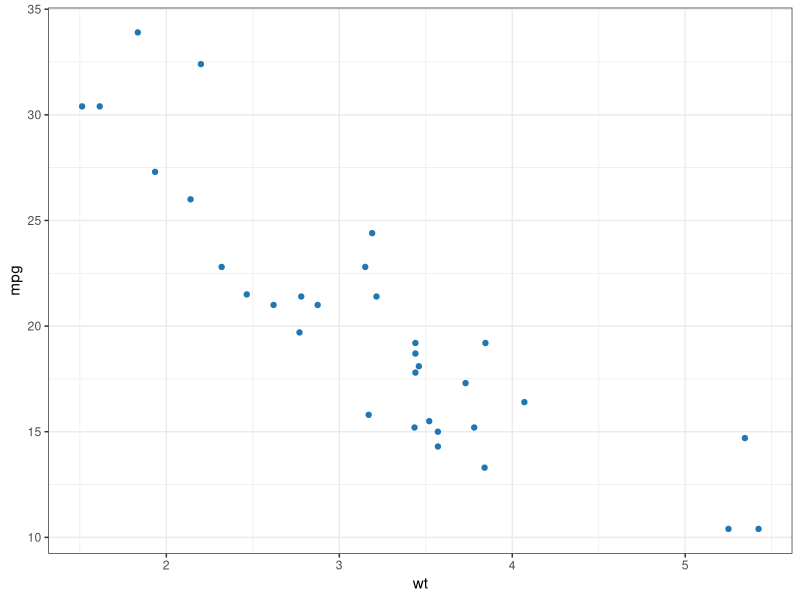
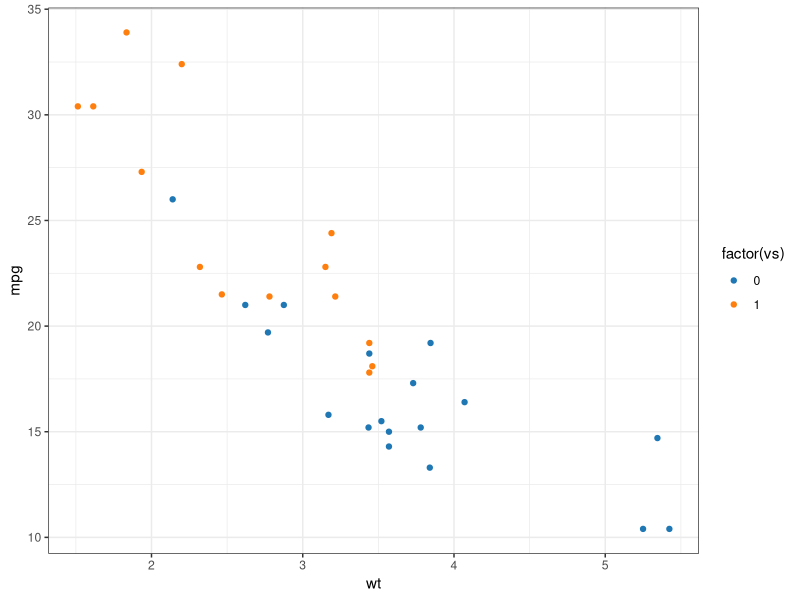
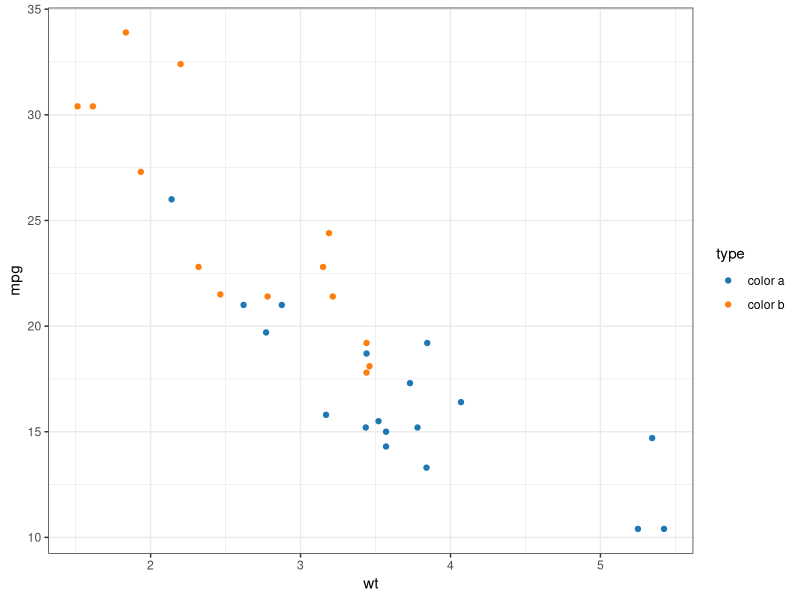
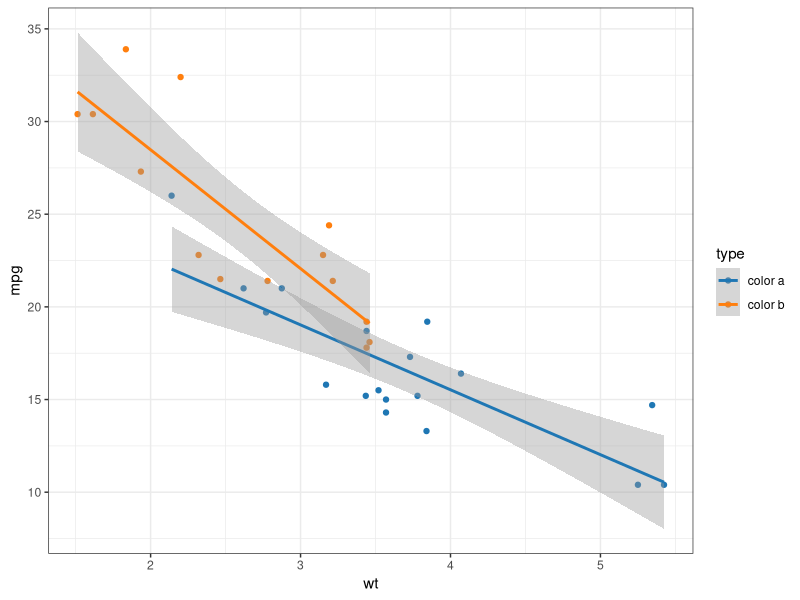
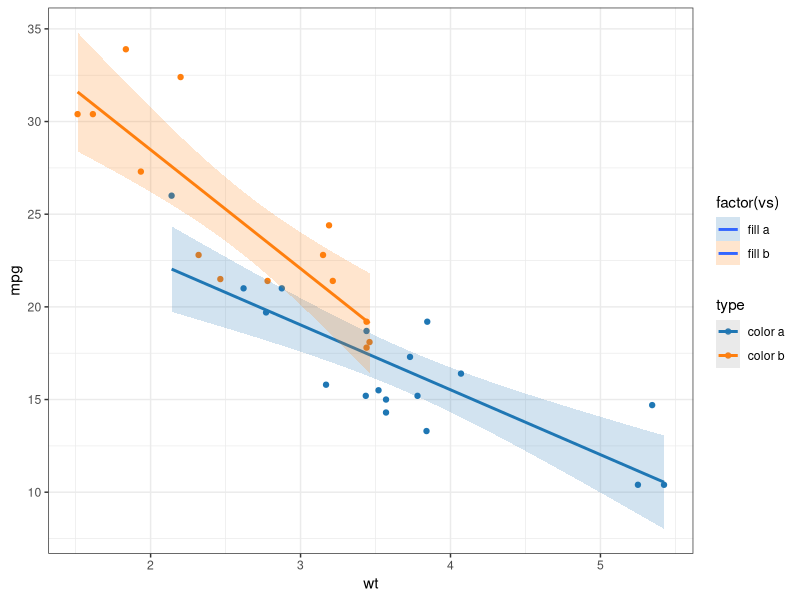
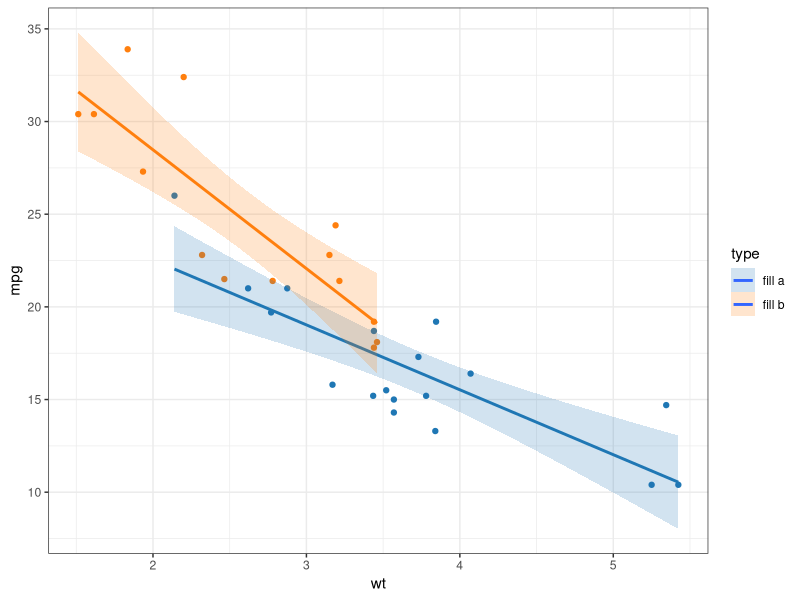
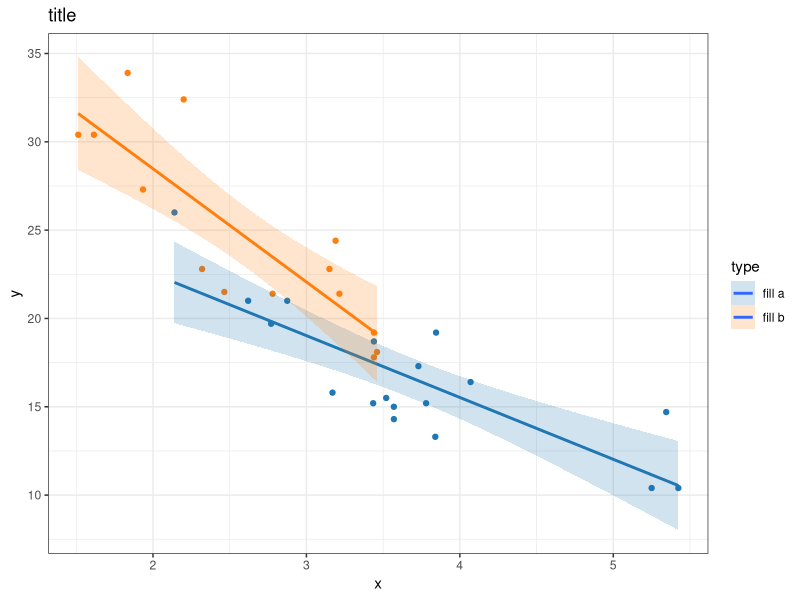
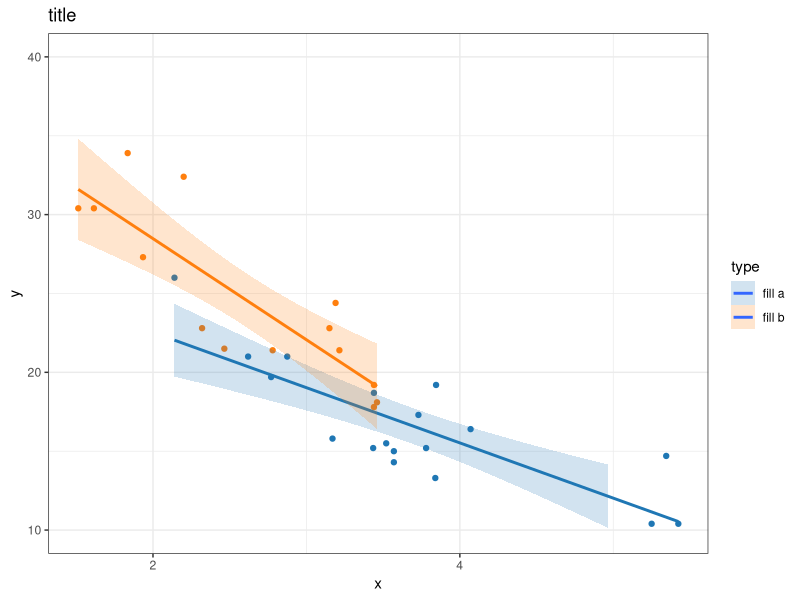

These charts were generated, in order, by the following R code:
## ---- chunk 1
library(ggplot2)
library(dplyr)
## ---- chunk 2
my_colors <- c(
  rgb(31, 119, 180, maxColorValue = 255),
  rgb(255, 127, 14, maxColorValue = 255),
  rgb(44, 160, 44, maxColorValue = 255),
  rgb(214, 39, 40, maxColorValue = 255),
  rgb(148, 103, 189, maxColorValue = 255),
  rgb(140, 86, 75, maxColorValue = 255),
  rgb(227, 119, 194, maxColorValue = 255),
  rgb(127, 127, 127, maxColorValue = 255),
  rgb(188, 189, 34, maxColorValue = 255),
  rgb(23, 190, 207, maxColorValue = 255),
  rgb(174, 199, 232, maxColorValue = 255),
  rgb(255, 187, 120, maxColorValue = 255),
  rgb(152, 223, 138, maxColorValue = 255),
  rgb(255, 152, 150, maxColorValue = 255),
  rgb(197, 176, 213, maxColorValue = 255)
)
## ---- chunk 3
ggplot(mtcars, aes(x = wt, y = mpg)) +
  geom_point(color = my_colors[1]) + 
  theme_bw()
## ---- chunk 4
ggplot(mtcars, aes(x = wt, y = mpg , color = factor(vs))) +
  geom_point() + 
  scale_color_manual(values = my_colors) +
  theme_bw() 
## ---- chunk 5
ggplot(mtcars, aes(x = wt, y = mpg, color = factor(vs))) +
  geom_point() + 
  scale_color_manual(values = my_colors, labels = c("color a", "color b")) +
  theme_bw() +
  labs(color = "type")
## ---- chunk 6
ggplot(mtcars, aes(x = wt, y = mpg, color = factor(vs))) +
  geom_point() + 
  scale_color_manual(values = my_colors, labels = c("color a", "color b")) +
  theme_bw() +
  labs(color = "type")+
  geom_smooth(method = "lm") 
## ---- chunk 7
ggplot(mtcars, aes(x = wt, y = mpg, color = factor(vs))) +
  geom_point() + 
  scale_color_manual(values = my_colors, labels = c("color a", "color b")) +
  scale_fill_manual(values = my_colors, labels = c("fill a", "fill b")) +  
  theme_bw() +
  labs(color = "type") +
  geom_smooth(method = "lm", aes(fill = factor(vs)), alpha = 0.2) 
## ---- chunk 8
ggplot(mtcars, aes(x = wt, y = mpg, color = factor(vs))) +
  geom_point() + 
  scale_color_manual(values = my_colors, labels = c("color a", "color b")) +
  scale_fill_manual(values = my_colors, labels = c("fill a", "fill b")) +  
  theme_bw() +
  labs(fill = "type") +
  geom_smooth(method = "lm", aes(fill = factor(vs)), alpha = 0.2) +
  guides(color = "none")
## ---- chunk 9
ggplot(mtcars, aes(x = wt, y = mpg, color = factor(vs))) +
  geom_point() + 
  scale_color_manual(values = my_colors, labels = c("color a", "color b")) +
  scale_fill_manual(values = my_colors, labels = c("fill a", "fill b")) +  
  theme_bw() +
  labs(x = "x", y = "y", title = "title", fill = "type") +
  geom_smooth(method = "lm", aes(fill = factor(vs)), alpha = 0.2) +
  guides(color = "none")
## ---- chunk 10
ggplot(mtcars, aes(x = wt, y = mpg, color = factor(vs))) +
  geom_point() + 
  scale_color_manual(values = my_colors, labels = c("color a", "color b")) +
  scale_fill_manual(values = my_colors, labels = c("fill a", "fill b")) + 
  theme_bw() +
  labs(x = "x", y = "y", title = "title", fill = "type") +
  geom_smooth(method = "lm", aes(fill = factor(vs)), alpha = 0.2) +
  guides(color = "none") +
  scale_x_continuous(breaks = seq(0, 6, by = 2)) +
  scale_y_continuous(limits = c(10, 40), breaks = seq(10, 40, by = 10)) 
## ---- chunk 11
ggplot(economics, aes(x = date, y = unemploy)) +
  geom_line(color = my_colors[1]) + 
  theme_bw()
## ---- chunk 12
economics <- economics %>%
  mutate(period = ifelse(date < as.Date("1990-01-01"), "before_1990", "after_1990"))

# 画图
ggplot(economics, aes(x = date, y = unemploy, color = period)) +
  geom_line() +
  scale_color_manual(values = c("before_1990" = my_colors[1], "after_1990" = my_colors[2])) +
  theme_bw() +
  labs(color = "Period")
## ---- chunk 13
ggplot(economics, aes(x = date)) +
  geom_line(aes(y = psavert, color = "psavert")) +
  geom_line(aes(y = uempmed, color = "uempmed")) +
  scale_color_manual(values = c("psavert" = my_colors[1], 
                                "uempmed" = my_colors[2])) +
  theme_bw()
## ---- chunk 14
scale_factor <- max(economics$psavert) / max(economics$uempmed)

ggplot(economics, aes(x = date)) +
  geom_line(aes(y = psavert, color = "psavert")) +
  geom_line(aes(y = uempmed * scale_factor, color = "uempmed")) + 
  scale_color_manual(values = c("psavert" = my_colors[1], 
                                "uempmed" = my_colors[2])) +
  scale_y_continuous(
    name = "psavert",
    sec.axis = sec_axis(~./scale_factor, name = "uempmed")) +
  theme_bw() 
